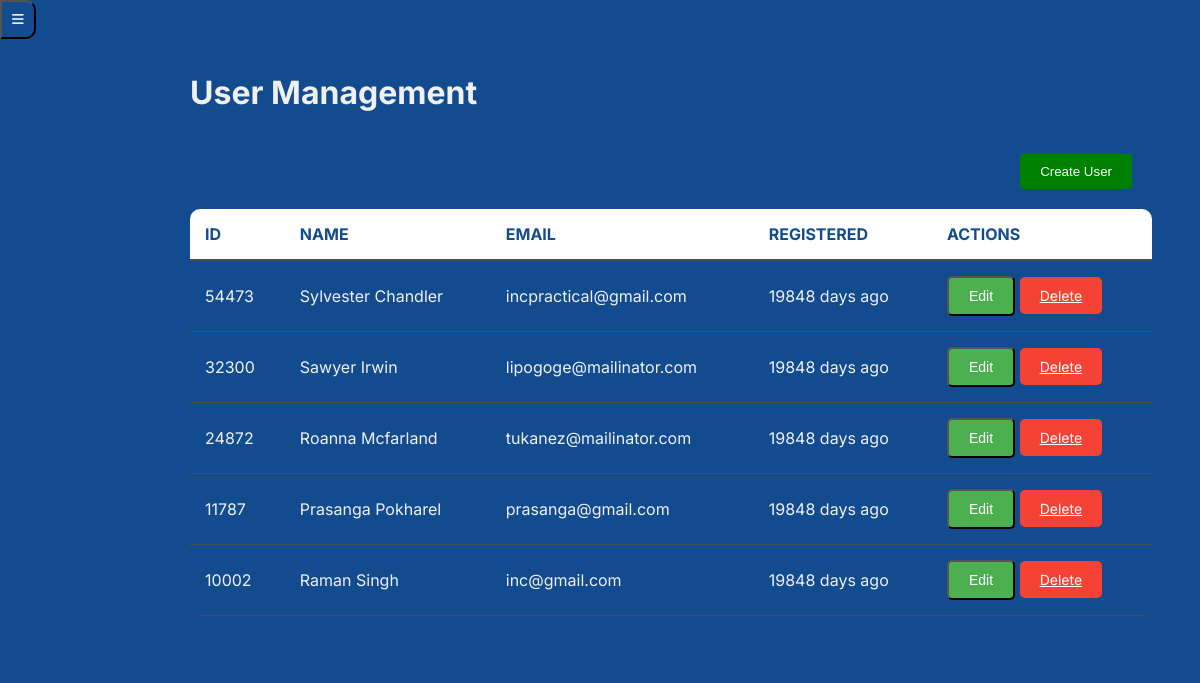
/admin/user.php (signed in), run on the app's committed database.
### tables this page shows
CREATE TABLE `users` (
  `id` int(11) NOT NULL,
  `user_id` int(11) NOT NULL,
  `name` varchar(100) NOT NULL,
  `email` varchar(100) NOT NULL,
  `password` varchar(255) NOT NULL,
  `age` int(11) NOT NULL,
  `weight` decimal(5,2) NOT NULL,
  `height` int(11) NOT NULL,
  `activity` enum('normal','intermediate','highly_active') NOT NULL,
  `profile_picture` varchar(255) DEFAULT NULL,
  `registration_time` timestamp NOT NULL DEFAULT current_timestamp(),
  `status` varchar(10) DEFAULT 'inactive',
  `role` varchar(50) DEFAULT 'user'
);

### admin/user.php (the view, shortened to what this page needs)
<?php
include 'db_connection.php';
$query_users = "SELECT * FROM users ORDER BY user_id DESC";
$stmt_users = $pdo->prepare($query_users);
$stmt_users->execute();
$users = $stmt_users->fetchAll(PDO::FETCH_ASSOC);
function daysAgo($timestamp) {
    $current_time = time();
    $days = ($current_time - $timestamp) / (60 * 60 * 24);
    return round($days);
}
include 'navbar.php';
?>
<!DOCTYPE html>
<html lang="en">
<head>
    <link rel="stylesheet" href="./cssadmin/user.css">
</head>
<body>
    <div class="main-container">
        <div class="container">
            <div class="content">
                <h1>User Management</h1>
                <button class="usr" id="openRegisterModal" onclick="openRegisterModal()">Create User</button>
                <table>
                    <thead>
                        <tr>
                            <th>ID</th>
                            <th>Name</th>
                            <th>Email</th>
                            <th>Registered</th>
                            <th>Actions</th>
                        </tr>
                    </thead>
                    <tbody>
                        <?php foreach ($users as $user): ?>
                            <tr>
                                <td><?php echo $user['user_id']; ?></td>
                                <td><?php echo htmlspecialchars($user['name']); ?></td>
                                <td><?php echo htmlspecialchars($user['email']); ?></td>
                                <td><?php echo daysAgo($user['user_id']) . ' days ago'; ?></td>
                                <td>
                                    <button class="action-button edit-button" onclick="openEditModal(<?php echo $user['user_id']; ?>, '<?php echo htmlspecialchars($user['name']); ?>', '<?php echo htmlspecialchars($user['email']); ?>')">Edit</button>
                                    <a class="action-button delete-button" href="userdelete.php?user_id=<?php echo htmlspecialchars($user['user_id']); ?>">Delete</a>
                                </td>
                            </tr>
                        <?php endforeach; ?>
                    </tbody>
                </table>
            </div>
        </div>
    </div>
</body>
</html>

### admin/cssadmin/user.css (style rules this page uses)
body { background-color: #124c8e; color: #f0f0f0; font-family: 'Inter', sans-serif; }
.container { display: flex; background-color: #124c8e; border-radius: 10px; padding: 20px; margin-top: 1%; margin-left: 12%; }
.content { flex-grow: 1; padding: 20px; }
table { width: 100%; border-collapse: collapse; background-color: #124c8e; border-radius: 10px; overflow: hidden; }
th { background-color: white; color: #124c8e; padding: 15px; text-align: left; text-transform: uppercase; border-bottom: 2px solid #4e4e4e; }
td { padding: 15px; border-bottom: 1px solid #4e4e4e; }
tr:nth-child(even) { background-color: #124c8e; }
.action-button { padding: 10px 20px; border-radius: 5px; font-size: 14px; transition: background-color 0.3s; cursor: pointer; }
.edit-button { background-color: #4CAF50; color: white; }
.delete-button { background-color: #f44336; color: white; }
.usr { padding: 10px 20px; border: none; border-radius: 4px; background-color: green; color: white; cursor: pointer; transition: background-color 0.3s; float: right; display: flex; margin: 20px; }

### admin/navbar.php (style rules this page uses)
.content { margin-left: 0; transition: margin-left 0.5s; }

### data on the page
users: user "54473", name "Sylvester Chandler", email "incpractical@gmail.com", user "19848"
users: user "32300", name "Sawyer Irwin", email "lipogoge@mailinator.com", user "19848"
users: user "24872", name "Roanna Mcfarland", email "tukanez@mailinator.com", user "19848"
users: user "11787", name "Prasanga Pokharel", email "prasanga@gmail.com", user "19848"
users: user "10002", name "Raman Singh", email "inc@gmail.com", user "19848"
